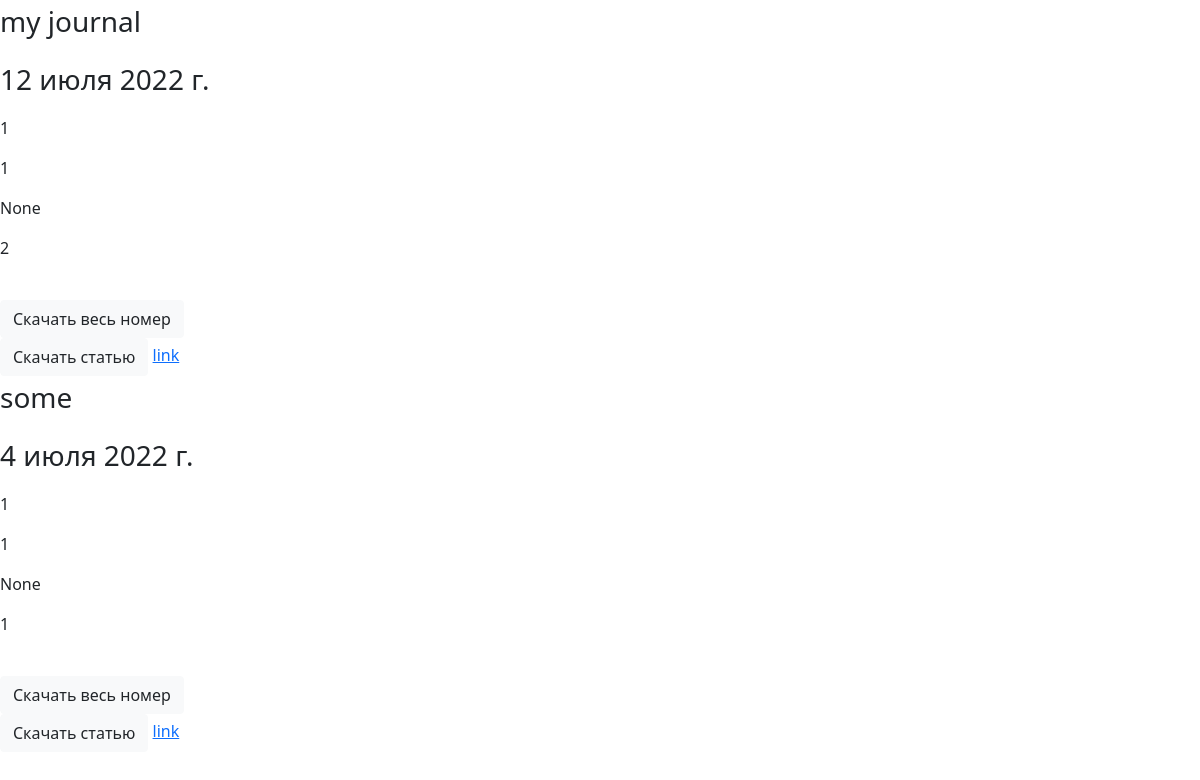
Page /archive/ on the committed database.
### journal_template/models.py (models this page shows, shortened)
class Archive(models.Model):
    issue_title = models.CharField(verbose_name='заголовок журнала (опционально)',
                                   max_length=250,
                                   blank=True,
                                   )
    issue_number = models.CharField(verbose_name='номер журнала',
                                    max_length=250,
                                    )
    issue_img = models.ImageField(verbose_name='фотография номера журнала (опционально)',
                                  upload_to='issue_img/%Y/%m/%d/',
                                  blank=True,
                                  null=True,
                                  )
    publish_date = models.DateField(verbose_name='дата публикации (автоматически)',
                                    auto_now_add=True,
                                    )
    all_issue_pdf = models.FileField(verbose_name='номер целиком (опционально)',
                                     upload_to='issue_pdf/',
                                     blank=True,
                                     )
    article = models.ForeignKey('Article',
                                verbose_name='статья|автор статьи',
                                on_delete=models.SET_NULL,
                                null=True,
                                related_name='articles',
                                )
    class Meta:
        ordering = ('-publish_date',)
        verbose_name = 'архив'
        verbose_name_plural = 'архив'

class Article(models.Model):
    article_title = models.CharField(verbose_name='название статьи',
                                     max_length=300,
                                     )
    author = models.CharField(verbose_name='имя автора',
                              max_length=200,
                              )
    article_pdf = models.FileField(verbose_name='pdf-файл статьи',
                                   upload_to='issue_pdf/',
                                   )
    affiliation = models.CharField(verbose_name='аффилиация',
                                   max_length=350,
                                   )
    keywords = models.CharField(verbose_name='ключевые слова',
                                max_length=300,
                                )
    summary = models.TextField(verbose_name='аннотация', )
    archive = models.ForeignKey('Archive',
                                verbose_name='номер журнала',
                                on_delete=models.SET_NULL,
                                null=True,
                                related_name='articles',
                                )
    category = models.ForeignKey('Category',
                                 verbose_name='категория (опционально)',
                                 on_delete=models.SET_NULL,
                                 null=True,
                                 related_name='categories',
                                 )
    class Meta:
        verbose_name = 'статья'
        verbose_name_plural = 'статьи'
    def get_absolute_url(self):
        return reverse("journal_template:article_detail", kwargs={"slug": self.pk})

### journal_template/views.py (the view)
# urls.py: path('archive/', ArchiveView.as_view(), name='archive'),
class ArchiveView(ListView):
    model = Archive
    template_name = 'archive.html'
    context_object_name = 'archive_page'
    extra_context = {'title': 'archive'}

### templates/archive.html (shortened to what this page needs)
{% extends 'base.html' %}
{% block content %}
    {% for article in archive_page %}
      <p class="fs-3">{{ article.issue_title }}</p>
      <p class="fs-3">{{ article.publish_date }}</p>
      <p>{{ article.article.article_title }}</p>
      <p>{{ article.article.author }}</p>
      <p>{{ article.article.category }}</p>
      <p>{{ article.article.id }}</p>
      <div class="">
        <a role="button"
           href="{{ article.all_issue_pdf.url }}"
           download="{{ article.all_issue_pdf.url }}"
           class="btn btn-light text-dark ml-0">
          Скачать весь номер
        </a>
      </div>
      <a role="button"
         href="{{ article.article.article_pdf.url }}"
         download="{{ article.article.article_pdf.url }}"
         class="btn btn-light text-dark ml-0">
        Скачать статью
      </a>
      <a href="{{ article.article.get_absolute_url }}">link</a>
    {% endfor %}
{% endblock %}

### templates/base.html (shortened to what this page needs)
{% load static %}
<!DOCTYPE html>
<html lang="ru">
  <head>
    <link rel="stylesheet" href="{% static 'css/bootstrap.min.css' %}">
  </head>
  <body>
    {% block content %}{% endblock %}
  </body>
</html>

### rows in the picture
Archive: issue_title "my journal", publish_date "12 июля 2022 г.", article.article_title "1", article.author "1", article.category "None", article.id "2"
Archive: issue_title "some", publish_date "4 июля 2022 г.", article.article_title "1", article.author "1", article.category "None", article.id "1"
